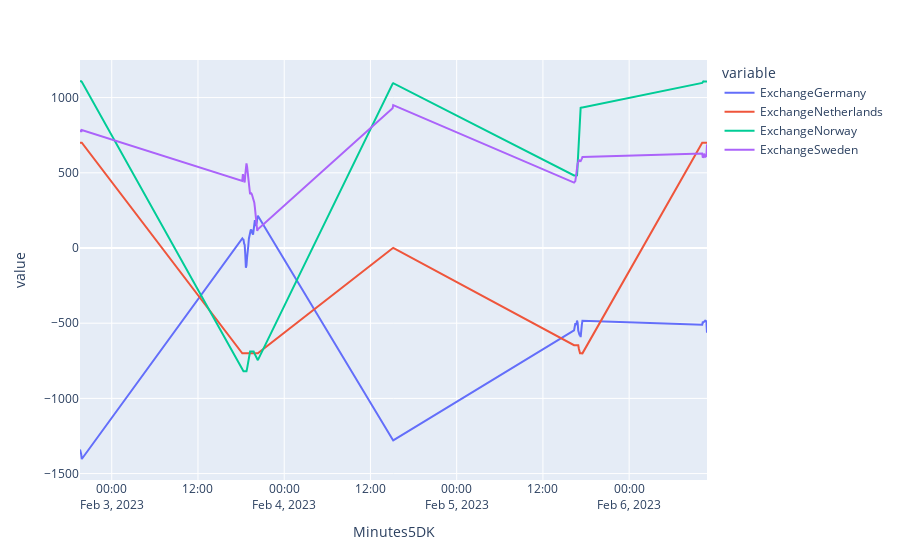

Notebook code for this chart:
### Code cell
px.line(data_frame = avg_by_minute, x=avg_by_minute.index, y=["ExchangeGermany", "ExchangeNetherlands", "ExchangeNorway", "ExchangeSweden"])
